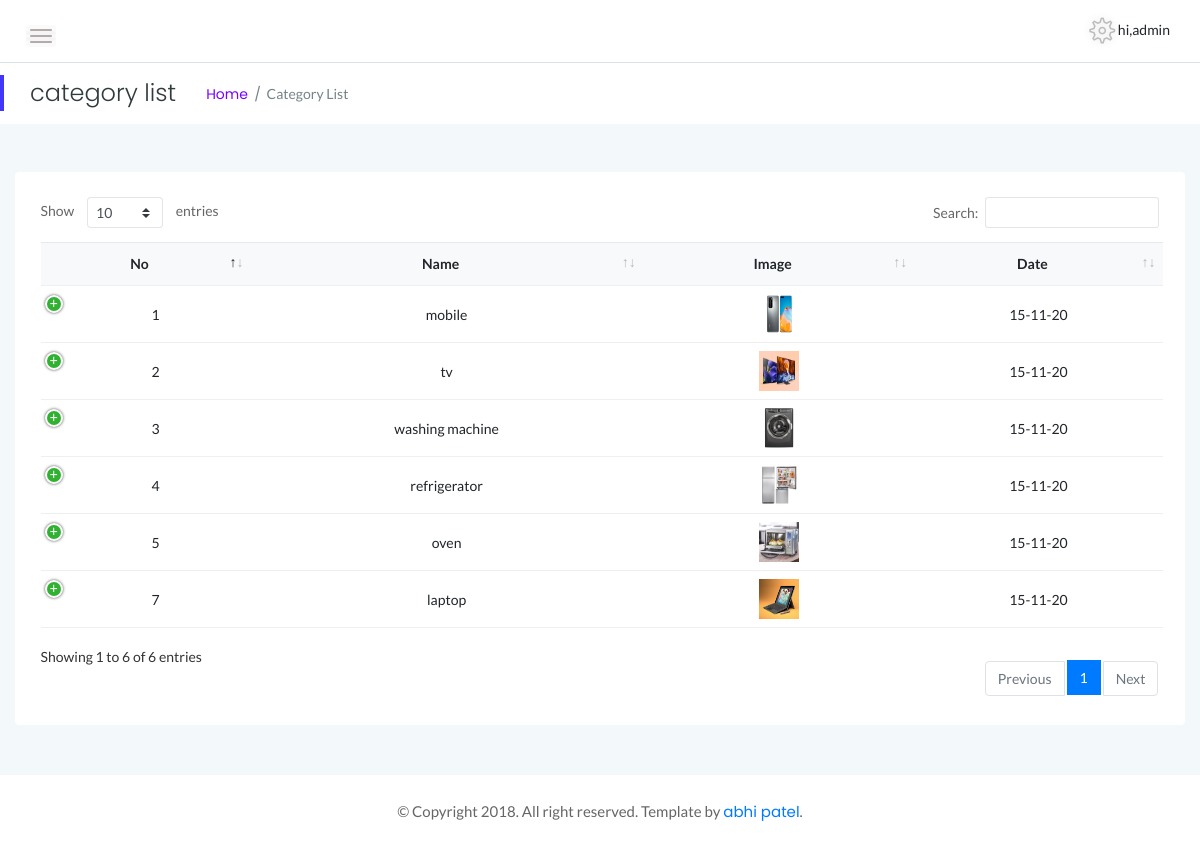
Screenshot of /admin/category_view.php (signed in) with the database file from the repository.
### tables this page shows
CREATE TABLE `category` (
  `cat_id` int(10) NOT NULL,
  `cat_nm` varchar(100) NOT NULL,
  `cat_image` longtext NOT NULL,
  `cat_time` int(100) NOT NULL,
  `cat_status` int(1) NOT NULL DEFAULT '1'
);

### admin/category_view.php (the view, shortened to what this page needs)
<?php
include("include/header.php");
?>
<html>
    <head>
    </head>
</html>
            <div class="page-title-area">
                <div class="row align-items-center">
                    <div class="col-sm-6">
                        <div class="breadcrumbs-area clearfix">
                            <h4 class="page-title pull-left">category list</h4>
                            <ul class="breadcrumbs pull-left">
                                <li><a href="index.html">Home</a></li>
                                <li><span>category list</span></li>
                            </ul>
                        </div>
                    </div>
                </div>
            </div>
            <div class="main-content-inner">
                <div class="row">
                    <div class="col-12 mt-5">
                        <div class="card">
                            <div class="card-body">
                                <div class="data-tables">
                                    <table id="dataTable" class="text-center">
                                        <thead class="bg-light text-capitalize">
                                            <tr>
                                                <th>no</th>
                                                <th>name</th>
                                                <th>image</th>
                                                <th>date</th>
                                            </tr>
                                        </thead>
                                        <tbody>
                                       <?php
                                            $cat_q = "select * from category";
                                            $cat_res = mysqli_query($link,$cat_q);
                                           while($cat_row = mysqli_fetch_assoc($cat_res))
                                           {    echo '<tr>';
                                                echo '<td>'.$cat_row['cat_id'].'</td>';
                                                echo '<td>'.$cat_row['cat_nm'].'</td>';
                                                echo '<td>';
                                                echo '<img class="img-size" src="../images/category/'.$cat_row['cat_image'].'" alt="" />';
                                                echo '</td>';
                                                echo '<td>'.date('d-m-y',$cat_row['cat_time']).'</td>';
                                                echo '</tr>';
                                           }
                                        ?>
                                        </tbody>
                                    </table>
                                </div>
                            </div>
                        </div>
                    </div>
                </div>
            </div>
        </div>
<?php
include("include/footer.php");
?>

### admin/include/header.php (shortened to what this page needs)
<!doctype html>
<html class="no-js" lang="en">
<head>
    <link rel="stylesheet" href="assets/css/bootstrap.min.css">
    <link rel="stylesheet" href="assets/css/font-awesome.min.css">
    <link rel="stylesheet" href="assets/css/themify-icons.css">
    <link rel="stylesheet" href="assets/css/metisMenu.css">
    <link rel="stylesheet" href="assets/css/owl.carousel.min.css">
    <link rel="stylesheet" href="assets/css/slicknav.min.css">
    <link rel="stylesheet" type="text/css" href="assets/datatables/jquery.dataTables.css">
    <link rel="stylesheet" type="text/css" href="assets/datatables/dataTables.bootstrap4.min.css">
    <link rel="stylesheet" type="text/css" href="assets/datatables/responsive.bootstrap.min.css">
    <link rel="stylesheet" type="text/css" href="assets/datatables/responsive.jqueryui.min.css">
    <link rel="stylesheet" href="assets/css/typography.css">
    <link rel="stylesheet" href="assets/css/default-css.css">
    <link rel="stylesheet" href="assets/css/styles.css">
    <link rel="stylesheet" href="assets/css/responsive.css">
</head>
<body>
    <div class="page-container">
        <div class="main-content">
            <div class="header-area">
                <div class="row align-items-center">
                    <div class="col-md-6 col-sm-8 clearfix">
                        <div class="nav-btn pull-left">
                            <span></span>
                            <span></span>
                            <span></span>
                        </div>
                    </div>
                    <div class="col-md-6 col-sm-4 clearfix">
                        <ul class="notification-area pull-right">
                            <li class="dropdown">
                                <i class="ti-settings dropdown-toggle" data-toggle="dropdown" id="dropdownMenuLink"></i> hi,<?php echo $_SESSION['admin']['unm']; ?>
                            </li>
                        </ul>
                    </div>
                </div>
            </div>

### admin/include/footer.php (shortened to what this page needs)
 <footer>
            <div class="footer-area">
                <p>© Copyright 2018. All right reserved. Template by <a href="www.abhijasani.wordpress.com">abhi patel</a>.</p>
            </div>
        </footer>
    </div>
</body>
</html>

### admin/assets/css/styles.css (style rules this page uses)
.page-container { width: 100%; height: 100%; min-height: 100vh; padding-left: 280px; -webkit-transition: padding-left 0.3s ease 0s; transition: padding-left 0.3s ease 0s; }
.sbar_collapsed.page-container { padding-left: 0; }
.card { border: none; border-radius: 4px; background-color: #fff; -webkit-transition: all 0.3s ease 0s; transition: all 0.3s ease 0s; }
.card-body { padding: 25.6px; padding: 1.6rem; }
.main-content { width: 100%; background: #F3F8FB; }
.main-content-inner { padding: 0 30px 50px; }
.header-area { padding: 15px 30px; background: #fff; border-bottom: 1px solid #d8e3e7; }
.nav-btn { margin: 10px 30px 0 0; cursor: pointer; }
.nav-btn span { display: block; width: 22px; height: 2px; background: #b3aaaa; margin: 4px 0; border-radius: 15px; -webkit-transition: all 0.3s ease 0s; transition: all 0.3s ease 0s; box-shadow: 0 0 0 4px rgba(99, 96, 96, 0.03); }
.nav-btn span:nth-child(2) { opacity: 0; }
.nav-btn span:first-child { -webkit-transform: rotate(45deg)translate(5px, 5px); transform: rotate(45deg)translate(5px, 5px); }
.nav-btn span:last-child { -webkit-transform: rotate(-45deg)translate(3px, -3px); transform: rotate(-45deg)translate(3px, -3px); }
.sbar_collapsed .nav-btn span { transform: none; opacity: 1; }
.notification-area { -webkit-user-select: none; -moz-user-select: none; -ms-user-select: none; user-select: none; position: relative; z-index: 1; }
.notification-area li { display: inline-block; margin-left: 20px; cursor: pointer; -webkit-user-select: none; -moz-user-select: none; -ms-user-select: none; user-select: none; }
.notification-area li>i { font-size: 26px; color: #bdbcbc; vertical-align: middle; text-shadow: 0 0 8px rgba(0, 0, 0, 0.12); -webkit-transition: color 0.3s ease 0s; transition: color 0.3s ease 0s; }
.page-title-area { padding: 16px 30px; background: #fff; position: relative; }
.page-title-area:before { content: ''; position: absolute; left: 0; top: 50%; width: 4px; height: 36px; background: var(--primary-color); -webkit-transform: translateY(-50%); transform: translateY(-50%); }
.page-title { font-size: 24px; font-weight: 300; color: #313b3d; letter-spacing: 0; margin-right: 30px; }
ul.breadcrumbs { margin-top: 4px; }
.breadcrumbs li { display: inline-block; }
.breadcrumbs li a, .breadcrumbs li span { display: block; font-size: 14px; font-weight: 400; color: #7801ff; letter-spacing: 0; margin-right: 16px; position: relative; }
.breadcrumbs li a:before { content: '/'; color: #768387; position: absolute; right: -13px; top: 0; }
.breadcrumbs li span { margin-right: 0; color: #768387; text-transform: capitalize; }
.notification-area .dropdown-toggle, .user-name.dropdown-toggle { position: relative; }
.notification-area .dropdown-toggle:after, .user-name.dropdown-toggle:after { display: none; }
.footer-area { text-align: center; padding: 23px 0 19px; background: #fff; }
.footer-area p { color: #676666; margin-bottom: 0; }
table tr th { border-bottom: none; }
table tr th, table tr td { border-top: 1px solid rgba(120, 130, 140, 0.13) !important; }
table.dataTable.no-footer { border-bottom: 1px solid rgba(120, 130, 140, 0.13) !important; }
table.dataTable thead th, table.dataTable thead td { border-bottom-color: transparent; }

### admin/category_view.php (style rules this page uses)
.img-size { width:40px; height:40px; }

### rows the page displays
category: cat_id "1", cat_nm "mobile", cat_image (picture), cat_time "15-11-20"
category: cat_id "2", cat_nm "tv", cat_image (picture), cat_time "15-11-20"
category: cat_id "3", cat_nm "washing machine", cat_image (picture), cat_time "15-11-20"
category: cat_id "4", cat_nm "refrigerator", cat_image (picture), cat_time "15-11-20"
category: cat_id "5", cat_nm "oven", cat_image (picture), cat_time "15-11-20"
category: cat_id "7", cat_nm "laptop", cat_image (picture), cat_time "15-11-20"

### other values shown
$_SESSION['admin']['unm'] "admin"
